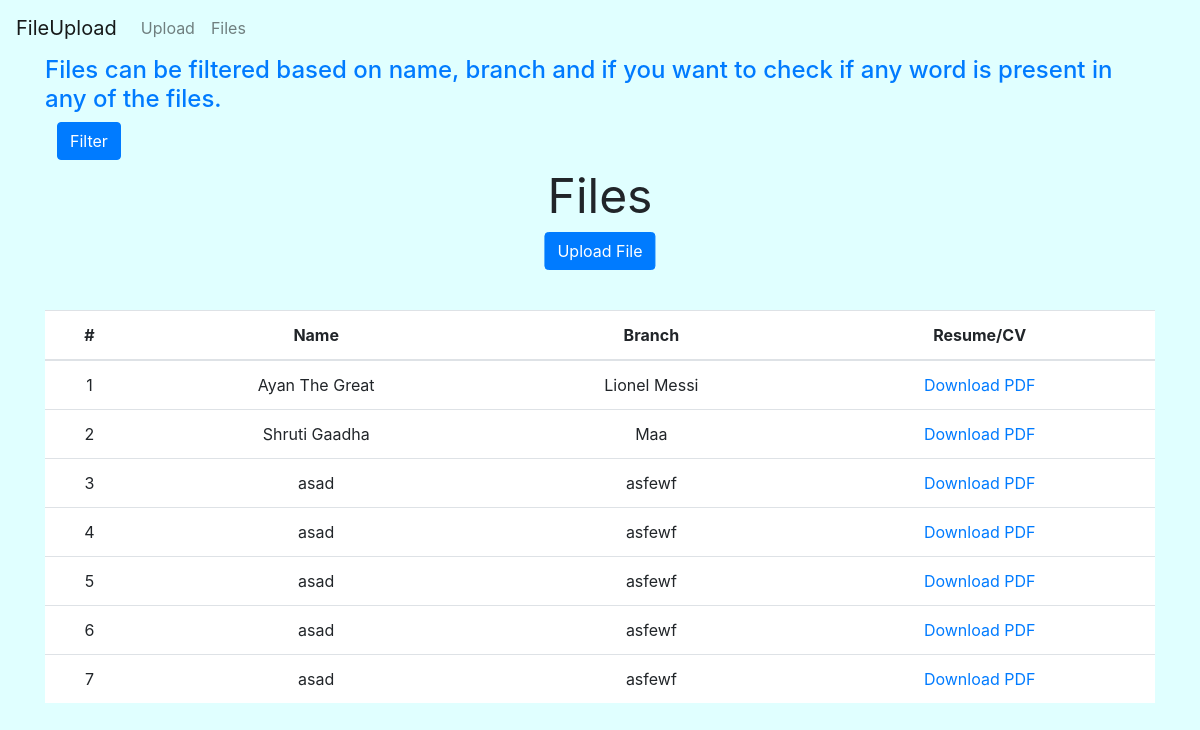
Screenshot of /files/ with the database file from the repository.
### main/models.py (models this page shows, shortened)
class Files(models.Model):
    name = models.CharField(max_length=100)
    branch = models.CharField(max_length=100)
    pdf = models.FileField(upload_to='books/pdfs')

### main/views.py (the view, shortened to what this page needs)
# urls.py: path('files/', views.files, name="files"),
def files(request):
    files = Files.objects.all().distinct()
    name = request.POST.get('name')
    branch = request.POST.get('branch')
    skill = request.POST.get('skill')
    if is_valid_query_param(name):
        files = files.filter(name__icontains=name)
    if is_valid_query_param(branch):
        files = files.filter(branch__icontains=branch)
    allfiles = []
    context = {'files': files}
    return render(request, 'main/files.html', context)

### main/views.py (called while the page is built)
def is_valid_query_param(param):
    return param != '' and param is not None

### main/templates/main/files.html (shortened to what this page needs)
{% extends "main/index.html" %}
{% load static %}
  {% block content %}
    <div class="container">
      <button type="button" class="btn btn-primary filter-button" data-toggle="modal" data-target="#exampleModal">
        Filter
      </button>
    </div>
     <div class="container">
         <span class="upload_title">Files</span>
         <a href="{% url 'upload' %}" class="btn btn-primary center">Upload File</a>
    {% if files %}
    <table class="table table-borderless table-light">
        <thead>
            <tr>
                <th scope="col">#</th>
                <th scope="col">Name</th>
                <th scope="col">Branch</th>
                <th scope="col">Resume/CV</th>
            </tr>
        </thead>
            {% for file in files %}
            <tr>
              <td scope="row">{{forloop.counter}}</td>
              <td scope="row">{{file.name}}</td>
              <td scope="row">{{file.branch}}</td>
              <td scope="row">
                <a href="{{file.pdf.url}}" target="_blank">Download PDF</a>
              </td>
              {% endfor %}
      </table>
      {% else %}
      <span style="display: flex; justify-content: center;"> No Files Found </span>
      {% endif %}
  </div>
  {% endblock %}

### main/templates/main/index.html (shortened to what this page needs)
<!DOCTYPE html>
<html lang="en">
  <head>
    <link
      rel="stylesheet"
      href="https://maxcdn.bootstrapcdn.com/bootstrap/4.0.0/css/bootstrap.min.css"
    />
  </head>
  <body>
    <nav class="navbar navbar-expand-lg navbar-light bg-icon">
      <a class="navbar-brand" href="#">FileUpload</a>
      <div class="collapse navbar-collapse" id="navbarNav">
        <ul class="navbar-nav">
          <li class="nav-item">
            <a class="nav-link" href="{% url 'upload' %}">Upload</a>
          </li>
          <li class="nav-item">
            <a class="nav-link" href="{% url 'files' %}">Files</a>
          </li>
        </ul>
      </div>
    </nav>
    <div class="h4 container text-primary">
      Files can be filtered based on name, branch and if you want to check if
      any word is present in any of the files.
    </div>
    {% block content %} {% endblock %}
  </body>
</html>

### main/templates/main/index.html (style rules this page uses)
body { background: #e0ffff; }
.table { background: white !important; margin-top: 5vh; }
.center { position: relative; left: 50%; transform: translateX(-50%); }
td, th { text-align: center !important; }
.upload_title { display: flex; justify-content: center; font-size: 3rem; }
.filter-button { margin-left: 1vw !important; }

### rows the page displays
Files: name "Ayan The Great", branch "Lionel Messi"
Files: name "Shruti Gaadha", branch "Maa"
Files: name "asad", branch "asfewf"
Files: name "asad", branch "asfewf"
Files: name "asad", branch "asfewf"
Files: name "asad", branch "asfewf"
Files: name "asad", branch "asfewf"
